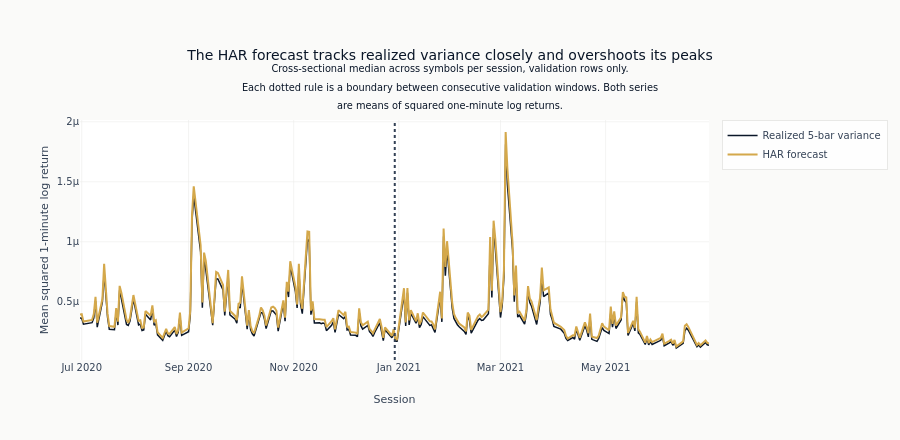

The notebook cell saved with this chart:
### Code cell
fig = go.Figure()
fig.add_trace(
    go.Scatter(
        x=har_view["session"],
        y=har_view["realized"],
        mode="lines",
        name="Realized 5-bar variance",
        line={"color": COLORS["blue"], "width": 1.5},
    )
)
fig.add_trace(
    go.Scatter(
        x=har_view["session"],
        y=har_view["forecast"],
        mode="lines",
        name="HAR forecast",
        line={"color": COLORS["amber"], "width": 2},
    )
)
for s in sorted(splits, key=lambda s: pd.Timestamp(s["val_start"]))[1:]:
    fig.add_vline(
        x=pd.Timestamp(s["val_start"]).isoformat(),
        line_dash="dot",
        line_color=COLORS["neutral"],
    )
fig.update_layout(
    title=(
        "The HAR forecast tracks realized variance closely and overshoots its peaks"
        "<br><sup>Cross-sectional median across symbols per session, validation rows only."
        "<br>Each dotted rule is a boundary between consecutive validation windows. Both series"
        "<br>are means of squared one-minute log returns.</sup>"
    ),
    xaxis_title="Session",
    yaxis_title="Mean squared 1-minute log return",
    height=440,
    margin={"t": 120},
)
fig.show()

### Figure 1 — Plotly figure (JSON) as saved in the notebook; plotly's stock layout.template omitted (floating-point values rounded to 4 significant figures; data arrays with more than 128 entries replaced by an {"elided": "..."} marker saying what was removed)
{"data": [{"line": {"color": "#0a1628", "width": 1.5}, "mode": "lines", "name": "Realized 5-bar variance", "type": "scatter", "x": {"elided": "253 str values"}, "y": {"elided": "253 float values"}}, {"line": {"color": "#D4A84B", "width": 2}, "mode": "lines", "name": "HAR forecast", "type": "scatter", "x": {"elided": "253 str values"}, "y": {"elided": "253 float values"}}], "layout": {"height": 440, "margin": {"t": 120}, "shapes": [{"line": {"color": "#334155", "dash": "dot"}, "type": "line", "x0": "2020-12-29T15:38:00", "x1": "2020-12-29T15:38:00", "xref": "x", "y0": 0, "y1": 1, "yref": "y domain"}], "title": {"text": "The HAR forecast tracks realized variance closely and overshoots its peaks<br><sup>Cross-sectional median across symbols per session, validation rows only.<br>Each dotted rule is a boundary between consecutive validation windows. Both series<br>are means of squared one-minute log returns.</sup>"}, "xaxis": {"title": {"text": "Session"}}, "yaxis": {"title": {"text": "Mean squared 1-minute log return"}}}}
